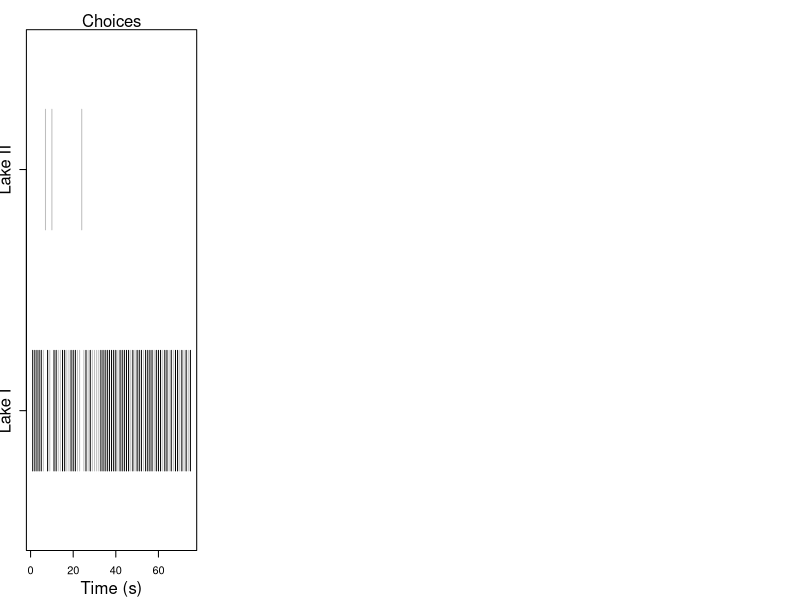

R code for this plot: (Note: this script raises an error after producing the figure.)

#Social foraging (full) Bayesian Inference simulations

#Set working directory
setwd("~/GitHub/AdaptiveSocialForaging")

beta_mean <- function(a,b){
  return(a/(a+b))
}

beta_sd <- function(a,b){
  return(sqrt( (a*b)/ ( (a+b)^2 * (a +b+1) )) )
}


#Numerical simulation of difference between two beta distributions
diff_beta <- function(a1,b1,a2,b2, N_sample){
  p1 <- rbeta(N_sample, a1, b1)
  p2 <- rbeta(N_sample, a2, b2)
  return(p2-p1)
}

#Analytical solution for the probability that patch 2 is better
#Following the derivation found here:https://www.evanmiller.org/bayesian-ab-testing.html

prob_2_better <- function(a1,b1,a2,b2){
  return(sum(sapply(0:(a2-1), function(i) (beta(a1+i, b1+b2))/( (b2+i)*beta(1+i,b2)*beta(a1,b1) ) ) ))
}

#Each second, agents decide between different patches to forage at

Sim_fct <- function(Tmax  = 75,        #Seconds per round
                    N      = 1,        #Number of foragers
                    N_options = 2,     #Number of patches
                    max_catch = 0.7,   #Maximum catch probability
                    pond_ratio = 0.65  #Catch prob ratios
                    )       
  {    
  
  p_catch    <- max_catch*pond_ratio^(0:(N_options-1))    #Assign initial catch probabilities for each lake
  Beta_counts<- array(1, dim = c(N,N_options,2 ) )        #Counts for beta distribution
  
  patch      <- sample(1:N_options, N, replace = TRUE)    #Current patch
  
  #Create output object to record choices and payoffs participants received as well as beta counts for belief distribution
  
  Result <- list(id=rep(1:N, each  = Tmax),
                 time = rep(1:Tmax, N),
                 Patch=NA,
                 Payoff=NA,
                 Best = NA,
                 beta_counts = array(NA, dim = c(Tmax, N, N_options,2)) )
  
  # Start simulation loop
  for (t in 1:Tmax) {
    
    #Store expectations
    Result$beta_counts[t,,,] <- Beta_counts
    
    #Record best patch
    Result$Best[which(Result$time==t)]  <- which.max(p_catch)
    
    #Loop over all individuals
    for (id in 1:N){
      
        #Record patch
        Result$Patch[which(Result$id==id & Result$time==t)]  <- patch[id]

        #Catch fish with certain probability  
        payoff <- rbinom(1, 1, p_catch[patch[id]])
          
        #Record Payoff
        Result$Payoff[which(Result$id==id & Result$time==t)]  <- payoff
        
        #Update counts based on payoff
        if (payoff ==1){
          Beta_counts[id,patch[id],1] <- Beta_counts[id,patch[id],1] + 1
        }else{
          Beta_counts[id,patch[id],2] <- Beta_counts[id,patch[id],2] + 1
        }
          
        #Agents switch probabilistically based on the posterior distribution of the difference between both patches
        # p_diff <- diff_beta(Beta_counts[id,1,1],
        #                     Beta_counts[id,1,2],
        #                     Beta_counts[id,2,1],
        #                     Beta_counts[id,2,2], 
        #                     1e3)
        # choice <- ifelse(sample(p_diff, 1)>0, 2, 1)
        
        #Alternatively, agents infer which patch is better 
        p2 <- prob_2_better(Beta_counts[id,1,1],
                            Beta_counts[id,1,2],
                            Beta_counts[id,2,1],
                            Beta_counts[id,2,2])
        
        choice <- sample(c(1,2), 1, prob = c(1-p2,p2))
        
      #Update patch
      patch[id] <- choice
      
    }#individual id
    
  }#t
  
  return(Result)
  
}#sim_funct

#Run simulation

Result <- Sim_fct()



graphics.off()
pdf("BayesianAgents.pdf", width = 8, height = 2.5)
par(mfrow = c(1,4), 
    mar = c(1,1,1,1), 
    oma = c(2.75,1,1.25,0))

plot(Result$Patch, ylim = c(0.5, 2.5), type = "n", yaxt = "n", pch = ifelse(Result$Payoff==1,16,1), xlab = "", ylab = "")
segments(1:75, Result$Patch-0.25, 1:75, Result$Patch+0.25, col = ifelse(Result$Payoff==1,"black","grey"))

axis(side = 2, at = 1:2, labels = c("Lake I", "Lake II"), cex.axis = 1.5)
mtext("Choices", side = 3,line = 0)
mtext("Time (s)", side = 1,line = 2.5)


#Beliefs over time
for (t in 1:75) {
  curve(dbeta(x, Result$beta_counts[t,1,1,1], Result$beta_counts[t,1,1,2]), from = 0, to = 1, ylab = "", xlab = "", yaxt = "n", add = ifelse(t==1, FALSE, TRUE), col = alpha("black", alpha = 0.1+ (t/200)), ylim = c(0,10), lwd = 0.5)
  if(t == 1) abline(v = 0.7, lty = 2, col = "grey")
  }
mtext("Belief Lake I", side = 3,line = 0)
mtext("P(Catch)", side = 1,line = 2.5)

for (t in 1:75) {
  curve(dbeta(x, Result$beta_counts[t,1,2,1], Result$beta_counts[t,1,2,2]), from = 0, to = 1, ylab = "Belief", xlab = "P(catch)",  yaxt = "n", add = ifelse(t==1, FALSE, TRUE), col = alpha("black", alpha = 0.1+ (t/200)), ylim = c(0,10),lwd = 0.5)
  if(t == 1) abline(v = 0.7*0.65, lty = 2, col = "grey")
}

mtext("Belief Lake II", side = 3,line = 0)
mtext("P(Catch)", side = 1,line = 2.5)

p_better <- sapply(1:75, function(t) prob_2_better(Result$beta_counts[t,1,1,1], Result$beta_counts[t,1,1,2],Result$beta_counts[t,1,2,1], Result$beta_counts[t,1,2,2])  )
p_better <- 1-p_better

plot(p_better, type = "l", xlab = "", ylab = "", ylim = c(0,1))
mtext("P(Lake I better)", side = 3,line = 0)
mtext("Time (s)", side = 1,line = 2.5)
dev.off()
